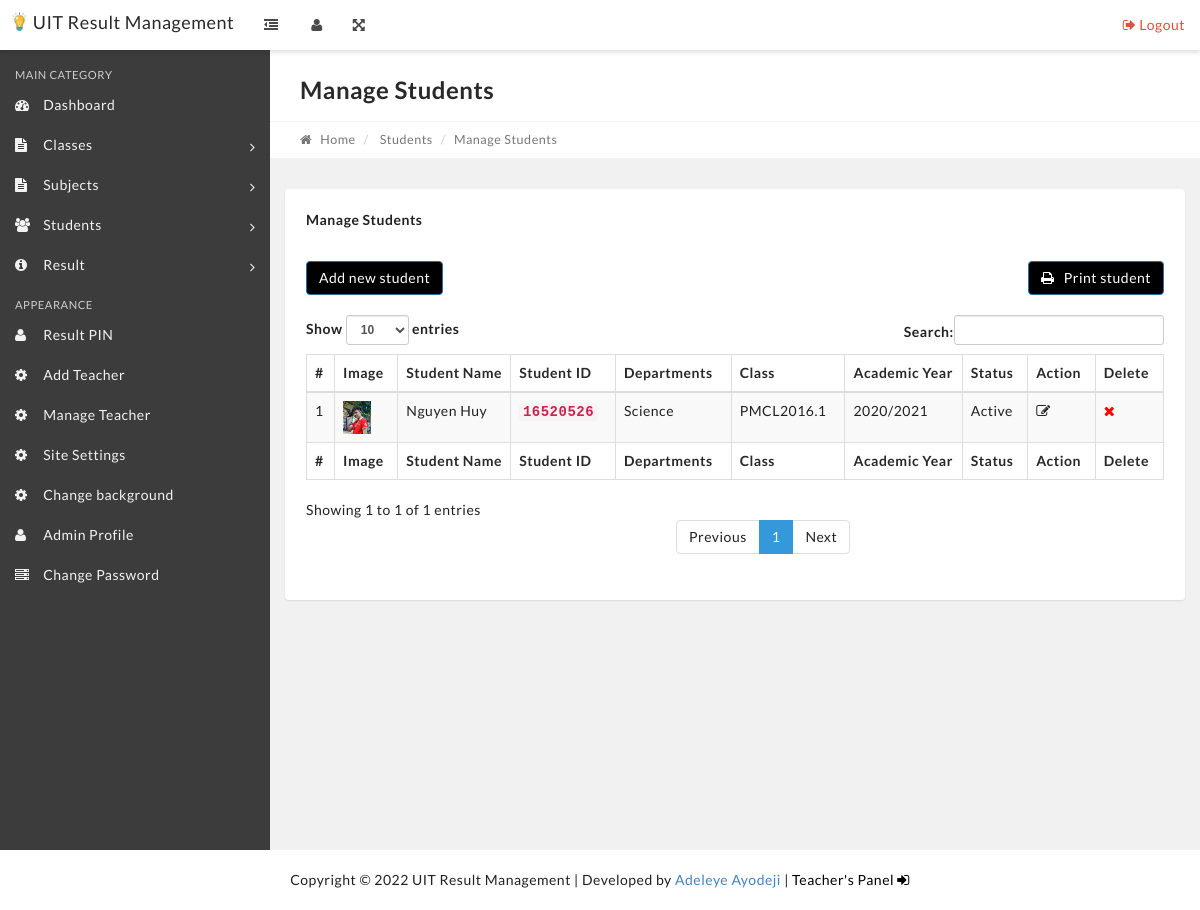
/manage-students.php, run on the app's committed database.
### tables this page shows
CREATE TABLE IF NOT EXISTS `settings` (
  `id` int(11) NOT NULL AUTO_INCREMENT,
  `title` varchar(10000) DEFAULT NULL,
  `description` text,
  `address1` longtext,
  `address2` longtext,
  `session` varchar(1000) DEFAULT NULL,
  `term` varchar(1000) DEFAULT NULL,
  `logo` varchar(1000) DEFAULT NULL,
  `siteback` varchar(1000) DEFAULT NULL,
  PRIMARY KEY (`id`)
);

CREATE TABLE IF NOT EXISTS `tblstudents` (
  `StudentId` int(11) NOT NULL AUTO_INCREMENT,
  `StudentName` varchar(100) NOT NULL,
  `classtype` varchar(1000) DEFAULT NULL,
  `session` varchar(1000) DEFAULT NULL,
  `logo` varchar(10000) DEFAULT NULL,
  `RollId` varchar(100) NOT NULL,
  `StudentEmail` varchar(100) NOT NULL,
  `mobile` varchar(1000) DEFAULT NULL,
  `Gender` varchar(10) NOT NULL,
  `DOB` varchar(100) NOT NULL,
  `ClassId` int(11) NOT NULL,
  `user_token` varchar(1000) DEFAULT NULL,
  `RegDate` timestamp NOT NULL DEFAULT CURRENT_TIMESTAMP,
  `UpdationDate` timestamp NULL DEFAULT NULL ON UPDATE CURRENT_TIMESTAMP,
  `Status` int(1) NOT NULL,
  `Departments` mediumtext,
  `password` varchar(1000) DEFAULT NULL,
  PRIMARY KEY (`StudentId`)
);

CREATE TABLE IF NOT EXISTS `tbldepartments` (
  `id` int(11) NOT NULL AUTO_INCREMENT,
  `DepartmentName` varchar(10000) DEFAULT NULL,
  `CreationDate` timestamp NULL DEFAULT CURRENT_TIMESTAMP,
  `Updationdate` timestamp NOT NULL DEFAULT CURRENT_TIMESTAMP,
  PRIMARY KEY (`id`)
);

CREATE TABLE IF NOT EXISTS `tblclasses` (
  `id` int(11) NOT NULL AUTO_INCREMENT,
  `ClassName` varchar(80) DEFAULT NULL,
  `ClassNameNumeric` int(4) DEFAULT NULL,
  `Section` varchar(10000) DEFAULT NULL,
  `CreationDate` timestamp NOT NULL DEFAULT CURRENT_TIMESTAMP,
  `price` int(255) DEFAULT NULL,
  PRIMARY KEY (`id`)
);

### manage-students.php (the view, shortened to what this page needs)
<?php
include('includes/config.php');
if(strlen($_SESSION['alogin'])=="")
    {
    header("Location: index.php");
    }
    else{
?>
<?php include('includes/header.php');?>
   <?php include('includes/topbar.php');?>
            <div class="content-wrapper">
                <div class="content-container">
<?php include('includes/leftbar.php');?>
                    <div class="main-page">
                        <div class="container-fluid">
                            <div class="row page-title-div">
                                <div class="col-md-6">
                                    <h2 class="title">Manage <?php
                                     ?> Students</h2>
                                </div>
                            </div>
                            <div class="row breadcrumb-div">
                                <div class="col-md-6">
                                    <ul class="breadcrumb">
            							<li><a href="dashboard.php"><i class="fa fa-home"></i> Home</a></li>
                                        <li> Students</li>
            							<li class="active">Manage <?php
                                     ?> Students</li>
            						</ul>
                                </div>
                            </div>
                        </div>
                        <section class="section">
                            <div class="container-fluid">
                                <div class="row">
                                    <div class="col-md-12" style="overflow: scroll;">
                                        <div class="panel">
                                            <div class="panel-heading">
                                                <div class="panel-title">
                                                    <h5>Manage <?php
                                     ?> Students</h5>
                                                </div>
                                            </div>
                                            <div class="panel-body p-20">
                                                <a href="add-students.php" class="btn btn-primary" style="background: black;color: white;">
                                                    Add new student
                                            </a> <a href="javascript:void();" class="btn btn-primary" style="background: black;color: white;float: right;" onclick="printDiv('printableArea')">
                                                   <i class="fa fa-print"></i> Print student
                                            </a><br><br>
                                                <div id="printableArea">
                                                    <table id="example" class="display table table-striped table-bordered" cellspacing="0" width="100%">
                                                    <thead>
                                                        <tr>
                                                            <th>#</th>
                                                            <th>Image</th>
                                                            <th>Student Name</th>
                                                            <th>Student ID</th>
                                                            <th>Departments</th>
                                                            <th>Class</th>
                                                            <th>Academic Year</th>
                                                            <th>Status</th>
                                                            <th>Action</th>
                                                            <?php
                                                            echo (isset($_SESSION["teacher"]))? '':'<th>Delete</th>';
                                                            ?>
                                                        </tr>
                                                    </thead>
                                                    <tfoot>
                                                        <tr>
                                                          <th>#</th>
                                                          <th>Image</th>
                                                            <th>Student Name</th>
                                                             <th>Student ID</th>
                                                            <th>Departments</th>
                                                            <th>Class</th>
                                                            <th>Academic Year</th>
                                                            <th>Status</th>
                                                            <th>Action</th>
                                                            <?php
                                                            echo (isset($_SESSION["teacher"]))? '':'<th>Delete</th>';
                                                            ?>
                                                        </tr>
                                                    </tfoot>
                                                    <tbody>
<?php
if (isset($_SESSION["teacher"])) {
    $sql = "SELECT tblstudents.StudentName,tblstudents.session,tblstudents.logo,tblstudents.RollId,tblstudents.Departments,tblstudents.RegDate,tblstudents.StudentId,tblstudents.Status,tblclasses.ClassName,tblclasses.Section from tblstudents join tblclasses on tblclasses.id=tblstudents.ClassId WHERE tblclasses.id = '$tiid' ORDER BY tblstudents.StudentId DESC";
}else{
    $sql = "SELECT tblstudents.StudentName,tblstudents.session,tblstudents.logo,tblstudents.RollId,tblstudents.Departments,tblstudents.RegDate,tblstudents.StudentId,tblstudents.Status,tblclasses.ClassName,tblclasses.Section from tblstudents join tblclasses on tblclasses.id=tblstudents.ClassId ORDER BY tblstudents.StudentId DESC";
}
$query = $dbh->prepare($sql);
$query->execute();
$results=$query->fetchAll(PDO::FETCH_OBJ);
$cnt=1;
if($query->rowCount() > 0)
{
foreach($results as $result)
{   ?>
<tr>
 <td><?php echo htmlentities($cnt);?></td>
 <td>
     <a href="images/<?php echo htmlentities($result->logo); ?>" data-fancybox="images" data-caption="<?php echo htmlentities($result->StudentName);?>">
         <img src="images/loading.gif" class="lazy"
          data-srcset="images/<?php echo htmlentities($result->logo); ?>"
          data-src="images/<?php echo htmlentities($result->logo); ?>"
          style="height: 33px;">
    </a>
</td>
                                                            <td><?php echo htmlentities($result->StudentName);?></td>
                                                              <td><code><?php echo htmlentities($result->RollId);?></code></td>
                                                            <td><?php
                                                            $dpid = $result->Departments;
                                                            $squery = mysqli_query($con, "SELECT * FROM tbldepartments WHERE id = '$dpid' ");
                                                              $sqresult = mysqli_fetch_assoc($squery);
                                                             echo htmlentities($sqresult['DepartmentName']);
                                                             ?></td>
                                                            <td><?php echo htmlentities($result->ClassName);?></td>
                                                            <td><?php echo htmlentities($result->session);?></td>
                                                             <td><?php if($result->Status==1){
echo htmlentities('Active');
}
else{
   echo htmlentities('Blocked');
}
                                                                ?></td>
<td>
<a href="edit-student.php?stid=<?php echo htmlentities($result->StudentId);?>"><i class="fa fa-edit" title="Edit Student"></i> </a>
</td>
<?php
 if (!isset($_SESSION["teacher"])) {
     ?>
        <td>
            <a href="manage-students.php?del=<?php echo htmlentities($result->StudentId);?>" onclick="confirm('do you really want to delete this student');"><i class="fa fa-remove" title="Delete Student" style="color: red;"></i> </a>
        </td>
     <?php
 }
?>
</tr>
<?php $cnt=$cnt+1;}} ?>
                                                    </tbody>
                                                </table>
                                                </div>
                                            </div>
                                        </div>
                                    </div>
                                                </div>
                                            </div>
                                        </div>
                                    </div>
                                </div>
                            </div>
        <?php include 'includes/credit.php'; ?>
    </body>
</html>
<?php } ?>

### includes/topbar.php (shortened to what this page needs)
<nav class="navbar top-navbar bg-white box-shadow">
          	<div class="container-fluid">
                  <div class="row">
                      <div class="navbar-header no-padding">
              			<a class="navbar-brand" href="dashboard.php" style="color: black;">
              			   <?php
                          $stmt = $dbh->query("SELECT * FROM settings");
                          $rowww = $stmt->fetch(PDO::FETCH_OBJ);
                          ?>
                          <img src="images/<?php echo htmlentities($rowww->logo); ?>" style="float: left;height: 19px;margin-right: 6px;">
                          <?php
                          echo htmlentities($rowww->title);
                          ?>
              			</a>
                          <span class="small-nav-handle hidden-sm hidden-xs"><i class="fa fa-outdent"></i></span>
              		</div>
              		<div class="collapse navbar-collapse" id="navbar-collapse-1">
              			<ul class="nav navbar-nav" data-dropdown-in="fadeIn" data-dropdown-out="fadeOut">
                              <?php
                              if (!isset($_SESSION["teacher"])) {
                                  ?>
                                   <li class="hidden-sm hidden-xs"><a href="#" class="user-info-handle"><i class="fa fa-user"></i></a></li>
                                  <?php
                              }
                              ?>
                              <li class="hidden-sm hidden-xs"><a href="#" class="full-screen-handle"><i class="fa fa-arrows-alt"></i></a></li>
              			</ul>
              			<ul class="nav navbar-nav navbar-right" data-dropdown-in="fadeIn" data-dropdown-out="fadeOut">
              				    <li><a href="logout.php" class="color-danger text-center"><i class="fa fa-sign-out"></i> Logout</a></li>
              			</ul>
              		</div>
                  </div>
          	</div>
          </nav>

### includes/credit.php
<?php
    $place = $_SERVER['REQUEST_URI'] == "/teacherlog.php" ? "fixed" : "static";
?>
<div class="credit" style="position: <?php echo $_SESSION ? "static" : $place; ?>;">
				   <?php
                            $stmt = $dbh->query("SELECT * FROM settings");
                            $rowwww = $stmt->fetch(PDO::FETCH_OBJ);
                            ?>
           Copyright &copy; <?php echo date("Y")." ". htmlentities($rowwww->title); ?> | Developed by <a href="https://adeleyeayodeji.com" target="_blank">Adeleye Ayodeji</a> | <?php
           	if (!isset($_SESSION["alogin"])) {
			?>
			<a href="teacherlog.php" style="color: black;">Teacher's Panel <i class="fa fa-sign-in"></i></a>
			<?php
		}else{
		   	?>
		   	<a href="logout.php" style="color: red;">Logout <i class="fa fa-sign-out"></i></a>
		   	<?php
		}
            ?>
        </div>

### data on the page
settings: logo (picture), title "UIT Result Management"
tblstudents: logo (picture), StudentName "Nguyen Huy", RollId "16520526", tbldepartments.DepartmentName "Science", ClassId.ClassName "PMCL2016.1", session "2020/2021"
